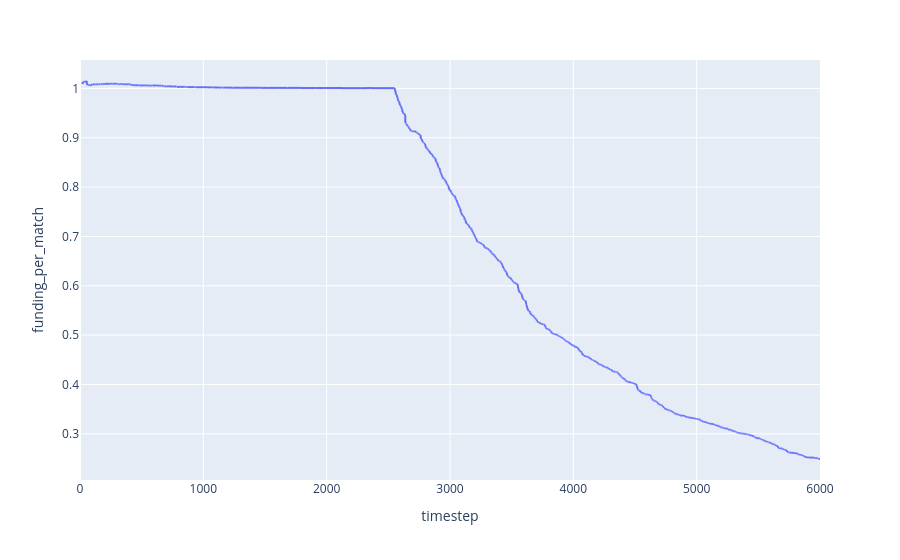

Notebook code cell kept with this figure:
### Markdown cell above
Without the pairwise term, the total match and total funding are equivalent

### Code cell
y = df.simple_quadratic_total_funding / df.simple_quadratic_total_match
y.name = 'funding_per_match'
px.line(y.reset_index(),
        x='timestep',
        y='funding_per_match')

### Figure 1 — Plotly figure (JSON) as saved in the notebook; plotly's stock layout.template omitted (floating-point values rounded to 4 significant figures; data arrays with more than 128 entries replaced by an {"elided": "..."} marker saying what was removed)
{"data": [{"hovertemplate": "timestep=%{x}<br>funding_per_match=%{y}<extra></extra>", "legendgroup": "", "line": {"color": "#636efa", "dash": "solid"}, "mode": "lines", "name": "", "showlegend": false, "type": "scattergl", "x": {"elided": "6001 int values"}, "xaxis": "x", "y": {"elided": "6001 float values"}, "yaxis": "y"}], "layout": {"legend": {"tracegroupgap": 0}, "margin": {"t": 60}, "xaxis": {"anchor": "y", "autorange": true, "domain": [0, 1], "range": [0, 6000], "title": {"text": "timestep"}, "type": "linear"}, "yaxis": {"anchor": "x", "autorange": true, "domain": [0, 1], "range": [0.2064, 1.058], "title": {"text": "funding_per_match"}, "type": "linear"}}}
